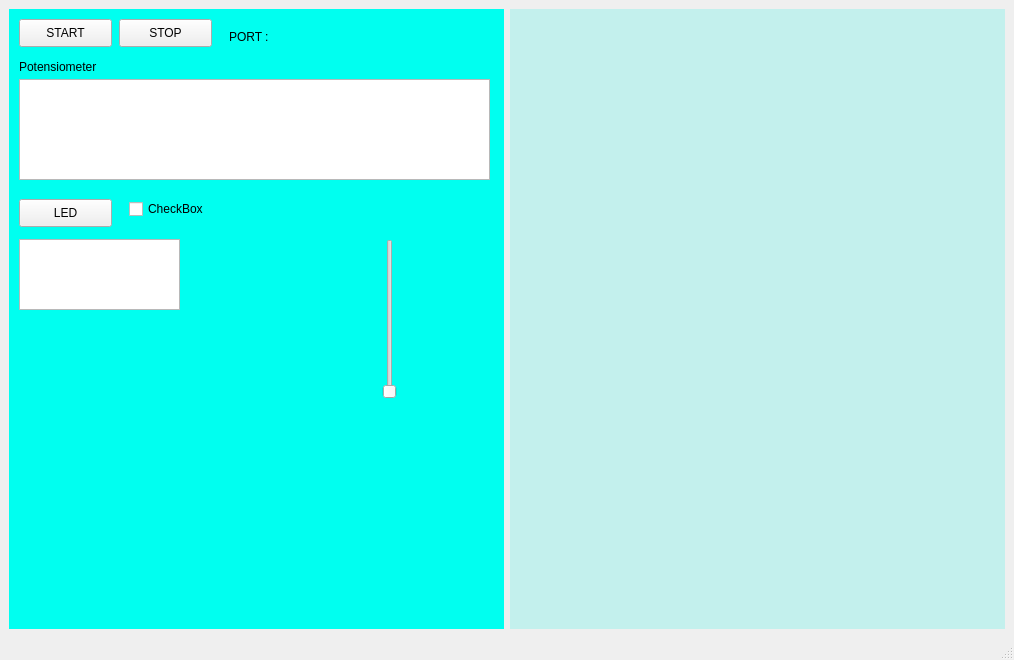
<?xml version="1.0" encoding="UTF-8"?>
<ui version="4.0">
 <class>MainWindow</class>
 <widget class="QMainWindow" name="MainWindow">
  <property name="geometry">
   <rect>
    <x>0</x>
    <y>0</y>
    <width>1014</width>
    <height>660</height>
   </rect>
  </property>
  <property name="windowTitle">
   <string>MainWindow</string>
  </property>
  <property name="styleSheet">
   <string notr="true"/>
  </property>
  <widget class="QWidget" name="centralwidget">
   <property name="styleSheet">
    <string notr="true">
#pbarmenu{
	background-color:#00FFF0;
}

#ufmenu{
	background-color:#C3F0ED;
}

</string>
   </property>
   <layout class="QGridLayout" name="gridLayout_2">
    <item row="0" column="0" rowspan="3">
     <widget class="QWidget" name="pbarmenu" native="true">
      <widget class="QTextEdit" name="textEdit_2">
       <property name="geometry">
        <rect>
         <x>10</x>
         <y>230</y>
         <width>161</width>
         <height>71</height>
        </rect>
       </property>
       <property name="maximumSize">
        <size>
         <width>16777215</width>
         <height>16777215</height>
        </size>
       </property>
       <property name="autoFillBackground">
        <bool>false</bool>
       </property>
      </widget>
      <widget class="QLabel" name="label_2">
       <property name="geometry">
        <rect>
         <x>10</x>
         <y>50</y>
         <width>91</width>
         <height>16</height>
        </rect>
       </property>
       <property name="text">
        <string>Potensiometer</string>
       </property>
      </widget>
      <widget class="QPushButton" name="pushButton">
       <property name="geometry">
        <rect>
         <x>10</x>
         <y>10</y>
         <width>93</width>
         <height>28</height>
        </rect>
       </property>
       <property name="text">
        <string>START</string>
       </property>
      </widget>
      <widget class="QPushButton" name="pushButton_2">
       <property name="geometry">
        <rect>
         <x>110</x>
         <y>10</y>
         <width>93</width>
         <height>28</height>
        </rect>
       </property>
       <property name="text">
        <string>STOP</string>
       </property>
      </widget>
      <widget class="QLabel" name="label">
       <property name="geometry">
        <rect>
         <x>220</x>
         <y>20</y>
         <width>111</width>
         <height>16</height>
        </rect>
       </property>
       <property name="text">
        <string>PORT :</string>
       </property>
      </widget>
      <widget class="QTextEdit" name="textEdit">
       <property name="geometry">
        <rect>
         <x>10</x>
         <y>70</y>
         <width>471</width>
         <height>101</height>
        </rect>
       </property>
      </widget>
      <widget class="QPushButton" name="pushButton_3">
       <property name="geometry">
        <rect>
         <x>10</x>
         <y>190</y>
         <width>93</width>
         <height>28</height>
        </rect>
       </property>
       <property name="text">
        <string>LED</string>
       </property>
       <property name="checkable">
        <bool>false</bool>
       </property>
      </widget>
      <widget class="QCheckBox" name="checkBox">
       <property name="geometry">
        <rect>
         <x>120</x>
         <y>190</y>
         <width>81</width>
         <height>20</height>
        </rect>
       </property>
       <property name="text">
        <string>CheckBox</string>
       </property>
      </widget>
      <widget class="QSlider" name="verticalSlider">
       <property name="enabled">
        <bool>false</bool>
       </property>
       <property name="geometry">
        <rect>
         <x>370</x>
         <y>230</y>
         <width>22</width>
         <height>160</height>
        </rect>
       </property>
       <property name="orientation">
        <enum>Qt::Vertical</enum>
       </property>
      </widget>
     </widget>
    </item>
    <item row="0" column="2" rowspan="3">
     <widget class="QWidget" name="ufmenu" native="true">
      <property name="styleSheet">
       <string notr="true"/>
      </property>
      <layout class="QGridLayout" name="gridLayout">
       <item row="4" column="1">
        <widget class="QWidget" name="end" native="true"/>
       </item>
       <item row="1" column="0" colspan="2">
        <widget class="QWidget" name="errormsg" native="true">
         <property name="enabled">
          <bool>true</bool>
         </property>
        </widget>
       </item>
       <item row="2" column="1">
        <widget class="QWidget" name="ufobj" native="true"/>
       </item>
       <item row="2" column="0">
        <widget class="QWidget" name="uftime" native="true"/>
       </item>
       <item row="3" column="0">
        <widget class="QWidget" name="ufrate" native="true"/>
       </item>
       <item row="3" column="1">
        <widget class="QWidget" name="ufrmv" native="true"/>
       </item>
       <item row="4" column="0">
        <widget class="QWidget" name="start" native="true"/>
       </item>
      </layout>
     </widget>
    </item>
   </layout>
  </widget>
  <widget class="QStatusBar" name="statusbar"/>
 </widget>
 <resources/>
 <connections/>
</ui>
